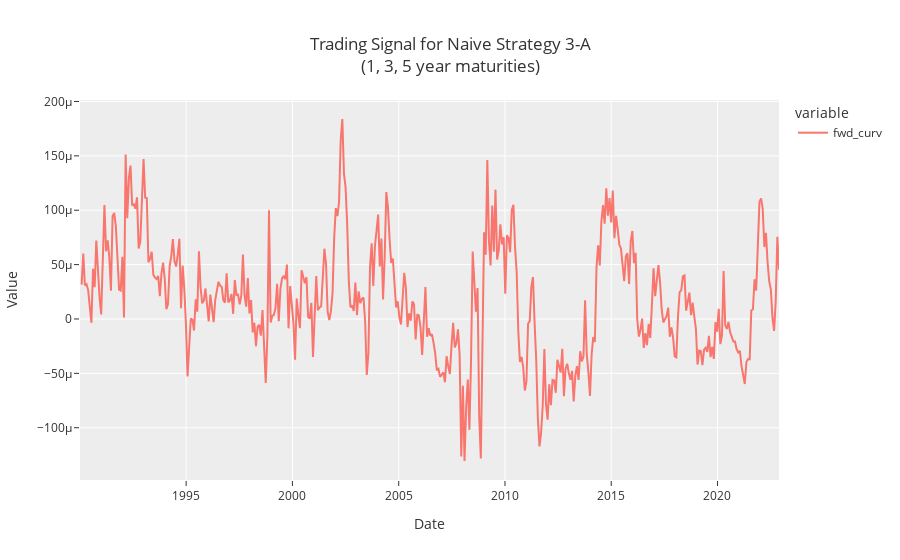

This figure's notebook cell:
### Code cell
plot_signal(
    'strat_n3A_135_sigma_thresh1.0_window_size52',
    cols=['fwd_curv'],
    title=f'Trading Signal for Naive Strategy 3-A<br>(1, 3, 5 year maturities)',
)

### Figure 1 — Plotly figure (JSON) as saved in the notebook; plotly's stock layout.template omitted (floating-point values rounded to 4 significant figures; data arrays with more than 128 entries replaced by an {"elided": "..."} marker saying what was removed)
{"data": [{"hovertemplate": "variable=fwd_curv<br>Date=%{x}<br>Value=%{y}<extra></extra>", "legendgroup": "fwd_curv", "line": {"color": "#F8766D", "dash": "solid"}, "marker": {"symbol": "circle"}, "mode": "lines", "name": "fwd_curv", "orientation": "v", "showlegend": true, "type": "scatter", "x": {"elided": "430 str values"}, "xaxis": "x", "y": {"elided": "430 float values"}, "yaxis": "y"}], "layout": {"autosize": true, "legend": {"title": {"text": "variable"}, "tracegroupgap": 0}, "title": {"text": "Trading Signal for Naive Strategy 3-A<br>(1, 3, 5 year maturities)"}, "xaxis": {"anchor": "y", "autorange": true, "domain": [0, 1], "range": ["1990-01-03", "2022-11-23"], "title": {"text": "Date"}, "type": "date"}, "yaxis": {"anchor": "x", "autorange": true, "domain": [0, 1], "range": [-0.0001481, 0.0002014], "title": {"text": "Value"}, "type": "linear"}}}
